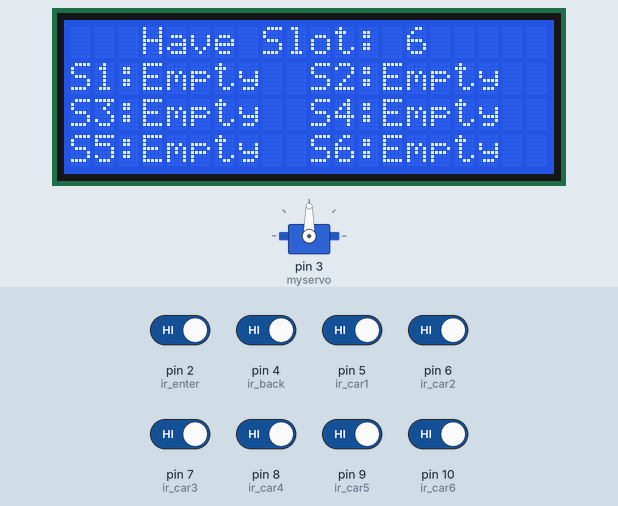
Simulated run of this sketch. Board: Arduino Uno, built with avr-gcc and run on an emulated ATmega328P. Shown: servo, 20×4 character LCD. The inputs (shaded band) are chosen by the test bench; at power-on: pin 2 (ir_enter), pin 4 (ir_back), pin 5 (ir_car1), pin 6 (ir_car2), pin 7 (ir_car3), pin 8 (ir_car4), pin 9 (ir_car5), pin 10 (ir_car6) HIGH.

Above: at 3.3 s.
3.4 s: pin 5 (ir_car1) driven LOW
At 4.6 s:
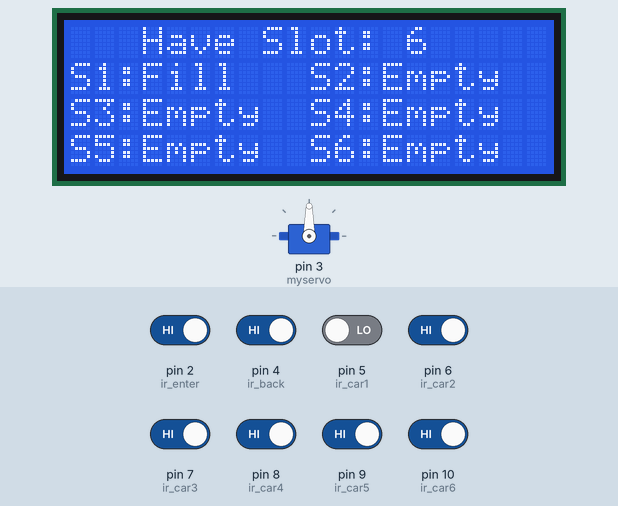
4.9 s: pin 6 (ir_car2) driven LOW
At 6.1 s:
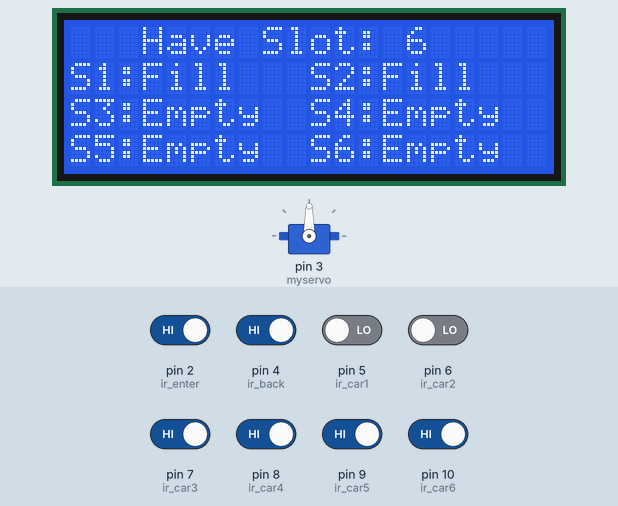
6.4 s: pin 7 (ir_car3) driven LOW
At 7.6 s:
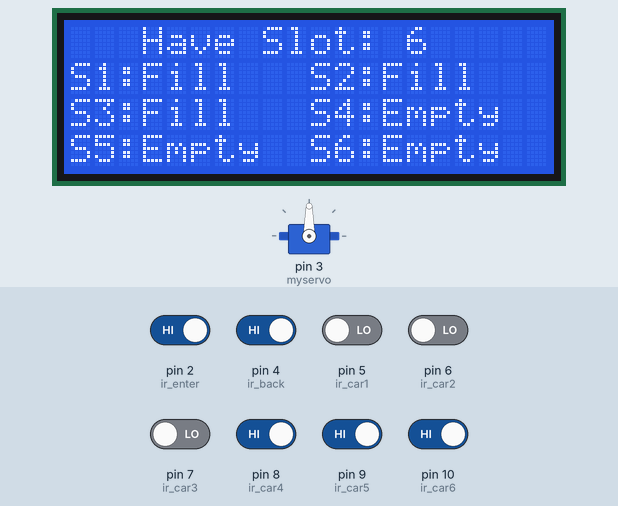
7.9 s: pin 8 (ir_car4) driven LOW
At 9.1 s:
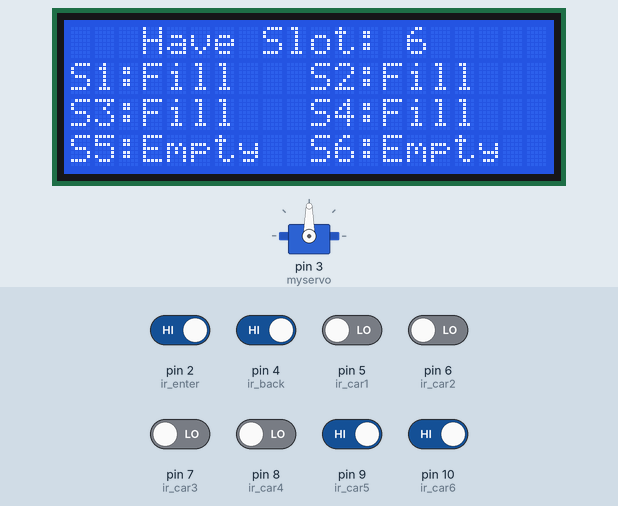
9.4 s: pin 9 (ir_car5) driven LOW
At 10.6 s:
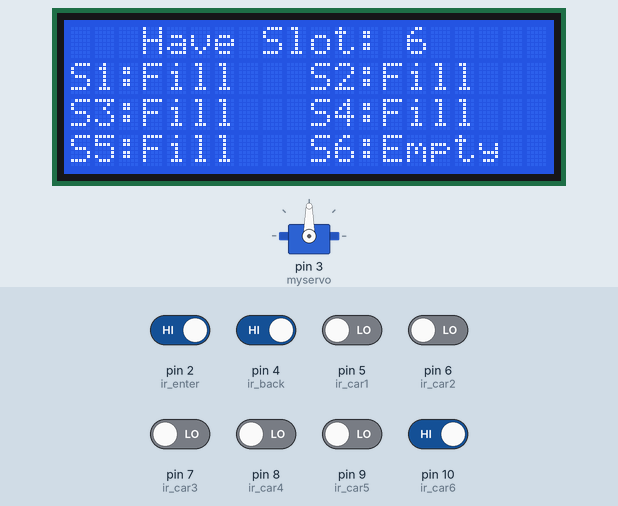
10.9 s: pin 10 (ir_car6) driven LOW
At 12.0 s:
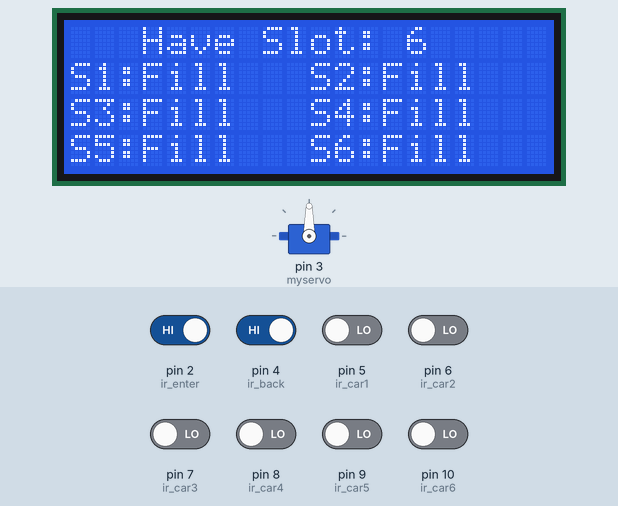
Timing chart, 0 to 13.5 s (numbered marks = the images above; inputs shaded):
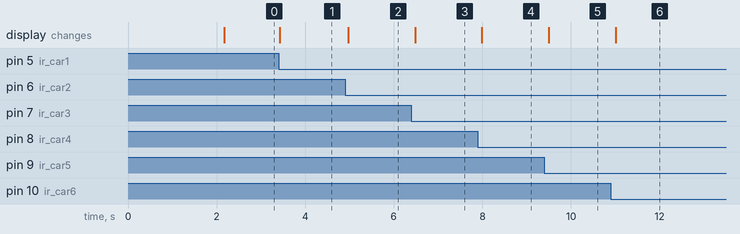

The sketch:

Arduino_Code.ino
```cpp
#include <Servo.h> //includes the servo library
#include <Wire.h>
#include <LiquidCrystal_I2C.h>
LiquidCrystal_I2C lcd(0x27, 2, 1, 0, 4, 5, 6, 7, 3, POSITIVE);
Servo myservo;
#define ir_enter 2
#define ir_back  4
#define ir_car1 5
#define ir_car2 6
#define ir_car3 7
#define ir_car4 8
#define ir_car5 9
#define ir_car6 10
int S1=0, S2=0, S3=0, S4=0, S5=0, S6=0;
int flag1=0, flag2=0;
int slot = 6;
void setup(){
Serial.begin(9600);
pinMode(ir_car1, INPUT);
pinMode(ir_car2, INPUT);
pinMode(ir_car3, INPUT);
pinMode(ir_car4, INPUT);
pinMode(ir_car5, INPUT);
pinMode(ir_car6, INPUT);
pinMode(ir_enter, INPUT);
pinMode(ir_back, INPUT);

myservo.attach(3);
myservo.write(90);
lcd.begin(20, 4);
lcd.setCursor (0,1);
lcd.print("    Car  parking  ");
lcd.setCursor (0,2);
lcd.print("       System     ");
delay (2000);
lcd.clear();
Read_Sensor();
int total = S1+S2+S3+S4+S5+S6;
slot = slot-total;
}
void loop(){
Read_Sensor();
lcd.setCursor (0,0);
lcd.print("   Have Slot: ");
lcd.print(slot);
lcd.print("    ");
lcd.setCursor (0,1);
if(S1==1){lcd.print("S1:Fill ");}
     else{lcd.print("S1:Empty");}
lcd.setCursor (10,1);
if(S2==1){lcd.print("S2:Fill ");}
     else{lcd.print("S2:Empty");}
lcd.setCursor (0,2);
if(S3==1){lcd.print("S3:Fill ");}
     else{lcd.print("S3:Empty");}
lcd.setCursor (10,2);
if(S4==1){lcd.print("S4:Fill ");}
     else{lcd.print("S4:Empty");}
 lcd.setCursor (0,3);
if(S5==1){lcd.print("S5:Fill ");}
     else{lcd.print("S5:Empty");}
lcd.setCursor (10,3);
if(S6==1){lcd.print("S6:Fill ");}
     else{lcd.print("S6:Empty");}
if(digitalRead (ir_enter) == 0 && flag1==0){
if(slot>0){flag1=1;
if(flag2==0){myservo.write(180); slot = slot-1;}
}else{
lcd.setCursor (0,0);
lcd.print(" Sorry Parking Full ");
delay(1500);
}
}
if(digitalRead (ir_back) == 0 && flag2==0){flag2=1;
if(flag1==0){myservo.write(180); slot = slot+1;}
}
if(flag1==1 && flag2==1){
delay (1000);
myservo.write(90);
flag1=0, flag2=0;
}
delay(1);
}
void Read_Sensor(){
S1=0, S2=0, S3=0, S4=0, S5=0, S6=0;
if(digitalRead(ir_car1) == 0){S1=1;}
if(digitalRead(ir_car2) == 0){S2=1;}
if(digitalRead(ir_car3) == 0){S3=1;}
if(digitalRead(ir_car4) == 0){S4=1;}
if(digitalRead(ir_car5) == 0){S5=1;}
if(digitalRead(ir_car6) == 0){S6=1;}
}
```

Measured:
- after the input at 3.4 s, the display: changes at once (image 1)
- after the input at 4.9 s, the display: changes after 0.08 s (image 2)
- after the input at 6.4 s, the display: changes after 0.08 s (image 3)
- after the input at 7.9 s, the display: changes after 0.09 s (image 4)
- after the input at 9.4 s, the display: changes after 0.10 s (image 5)
- after the input at 10.9 s, the display: changes after 0.11 s (image 6)
